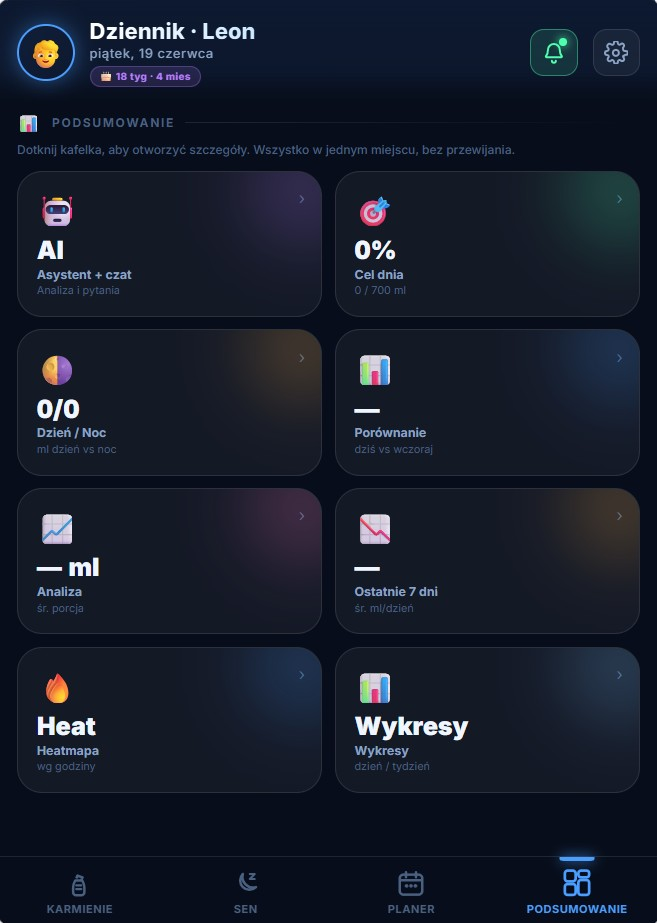
#> input picture Apka1.jpg, 657 x 923 px; its folder holds only this picture in this run
$ python make_screens.py
#> lines starting #> are read from the running program, lines starting #| are printed output that depends on the picture
"""Skaluje Apka1-4 do jednolitych zrzutów 1080x1920 dla Google Play."""
from PIL import Image
import glob, os

CW, CH = 1080, 1920
BG = (7, 13, 26)  # #070d1a

files = sorted(glob.glob("Apka*.jpg"))
for i, f in enumerate(files, 1):
    src = Image.open(f).convert("RGB")
#> src is the input picture: PIL image 657x923 RGB; mean R, G, B 22, 28.4, 42.7
    # dopasuj szerokość do 1000 px (margines), zachowaj proporcje
    target_w = 1000
    ratio = target_w / src.width
#> ratio = 1.52
    new_h = int(src.height * ratio)
#> new_h = 1404
    if new_h > CH - 80:
        new_h = CH - 80
        ratio = new_h / src.height
        target_w = int(src.width * ratio)
    src = src.resize((target_w, new_h), Image.LANCZOS)
#> src: PIL image 1000x1404 RGB
    canvas = Image.new("RGB", (CW, CH), BG)
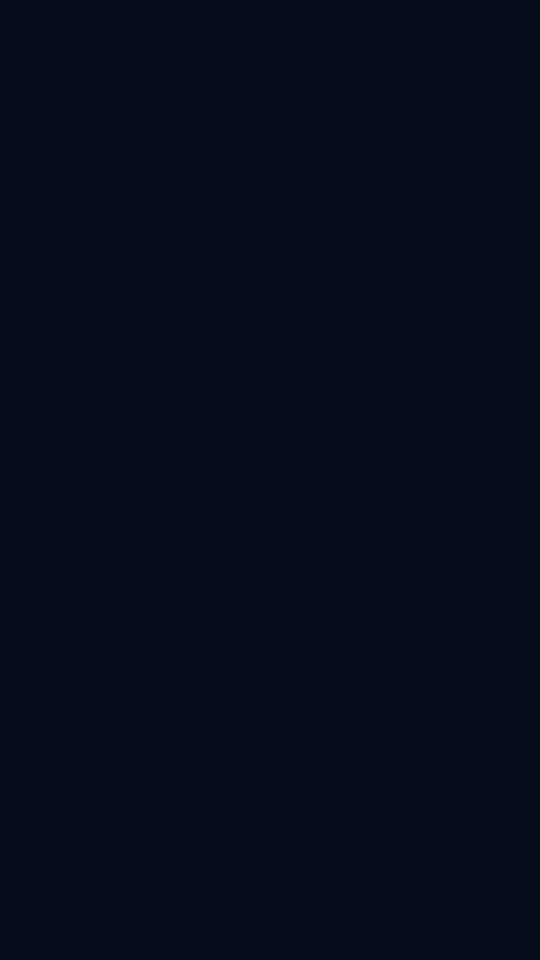
#> canvas: PIL image 1080x1920 RGB (shown at 1/2 size); mean R, G, B 7, 13, 26
    x = (CW - target_w) // 2
    y = (CH - new_h) // 2
#> y = 258
    canvas.paste(src, (x, y))
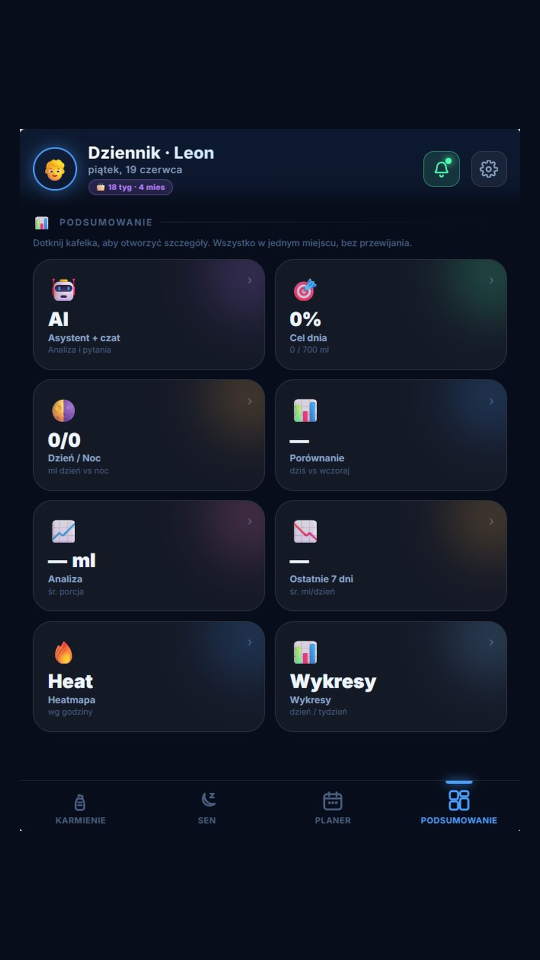
#> canvas: PIL image 1080x1920 RGB (shown at 1/2 size); mean R, G, B 17.2, 23.4, 37.3
    out = f"screen{i}.png"
    canvas.save(out, "PNG")
    print("zapisano", out, f"{CW}x{CH}")
print("Gotowe:", len(files), "zrzutów")

$ run again, on Apka2.jpg
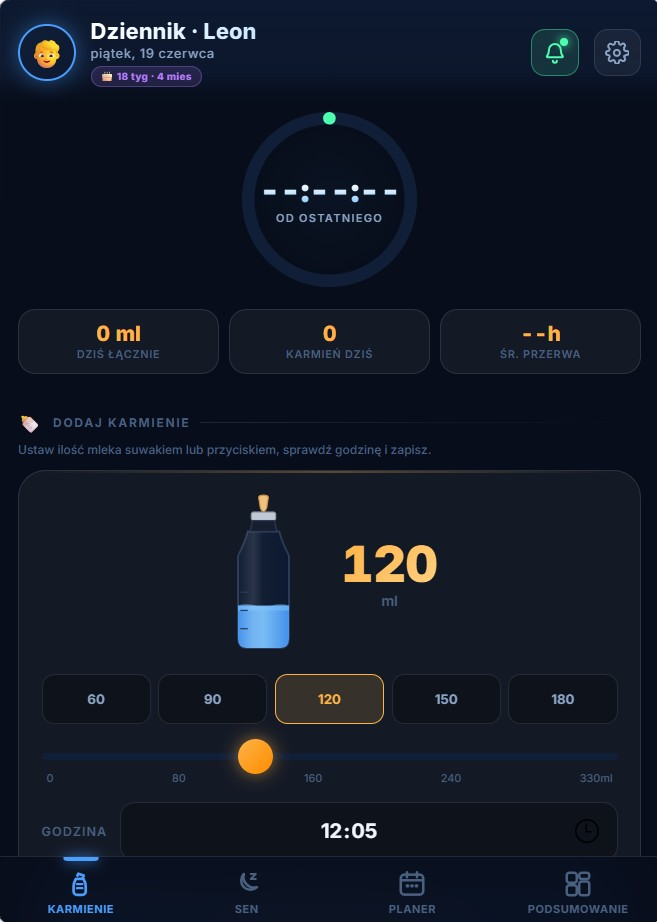
#> input picture Apka2.jpg, 657 x 922 px
#> src is the input picture: PIL image 657x922 RGB; mean R, G, B 17.8, 24.4, 37.8
#> src: PIL image 1000x1403 RGB
#> `canvas.paste(src, (x, y))`:
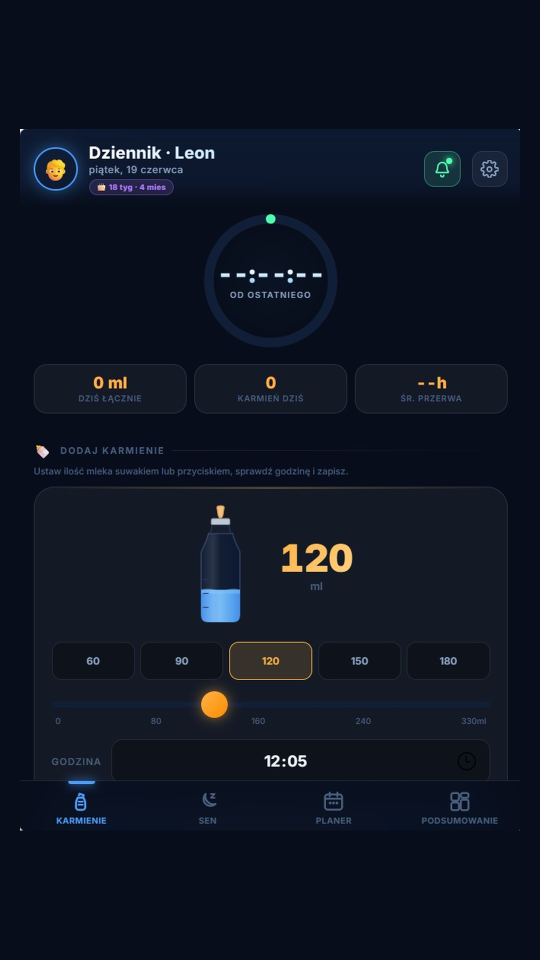
#> canvas: PIL image 1080x1920 RGB (shown at 1/2 size); mean R, G, B 14.3, 20.7, 34

$ run again, on Apka3.jpg
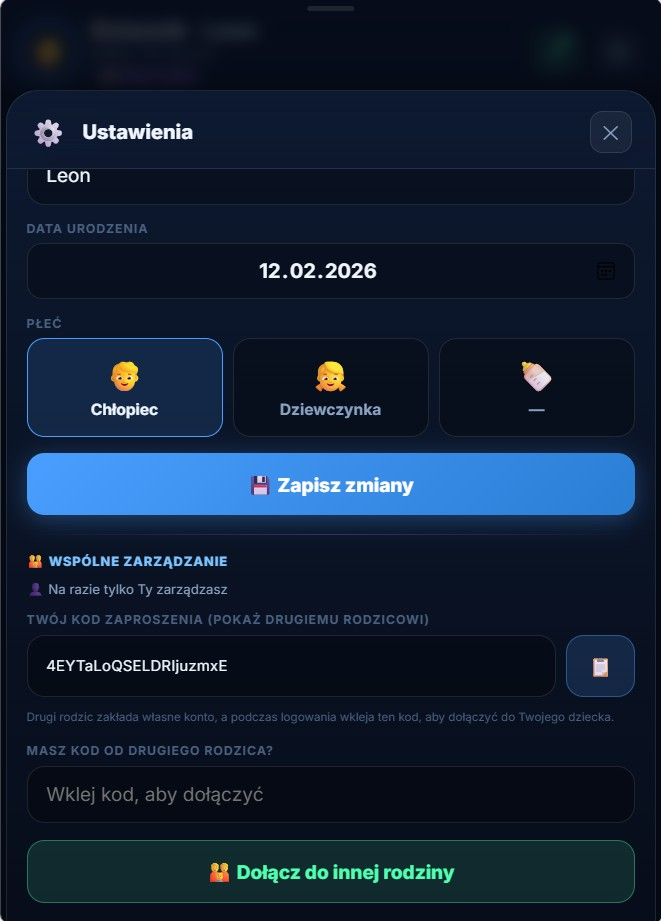
#> input picture Apka3.jpg, 661 x 921 px
#> src is the input picture: PIL image 661x921 RGB; mean R, G, B 17.5, 32.2, 52.4
#> src: PIL image 1000x1393 RGB
#> `canvas.paste(src, (x, y))`:
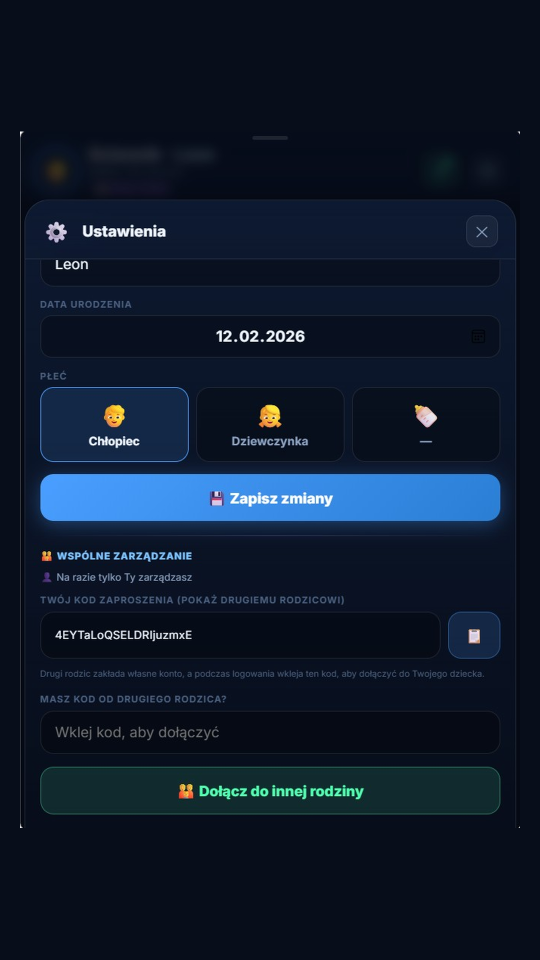
#> canvas: PIL image 1080x1920 RGB (shown at 1/2 size); mean R, G, B 14.1, 25.9, 43.7

$ run again, on Apka4.jpg
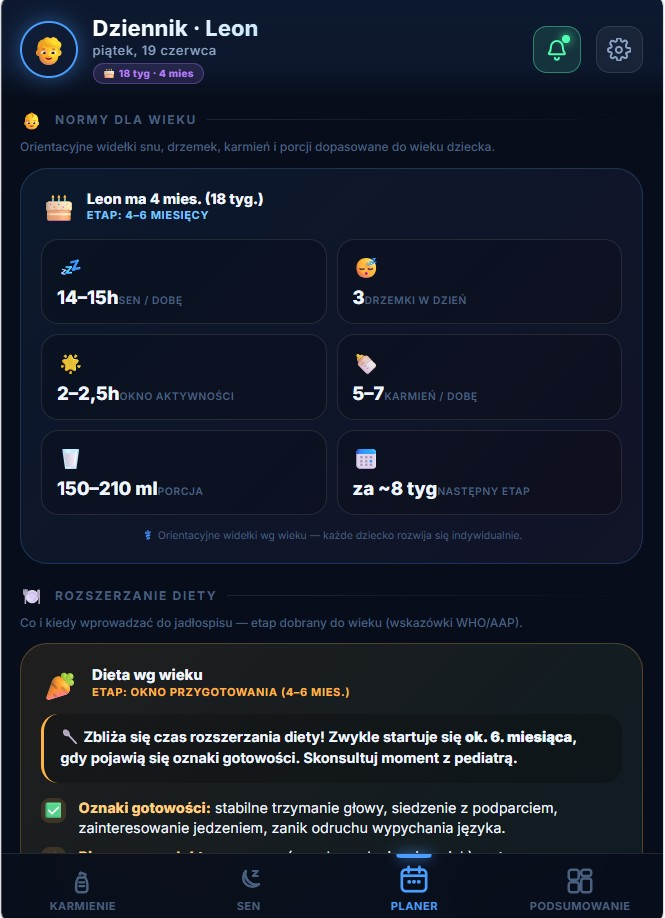
#> input picture Apka4.jpg, 665 x 918 px
#> src is the input picture: PIL image 665x918 RGB; mean R, G, B 22.8, 29.2, 42.8
#> `src = src.resize((target_w, new_h), Image.LANCZOS)`:
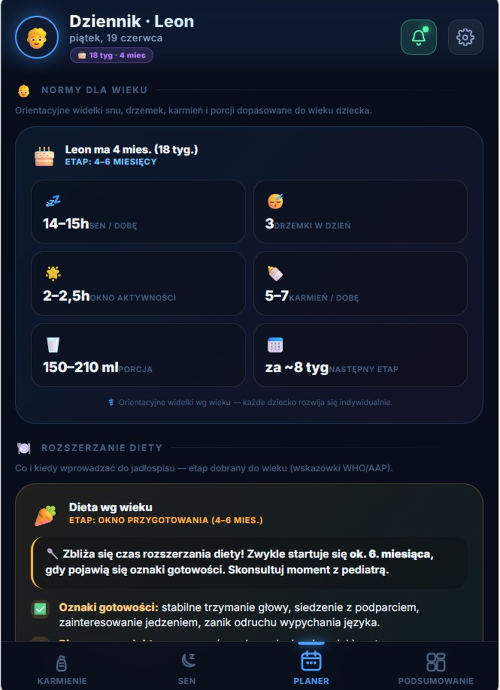
#> src: PIL image 1000x1380 RGB (shown at 1/2 size); mean R, G, B 22.8, 29.2, 42.7
#> `canvas.paste(src, (x, y))`:
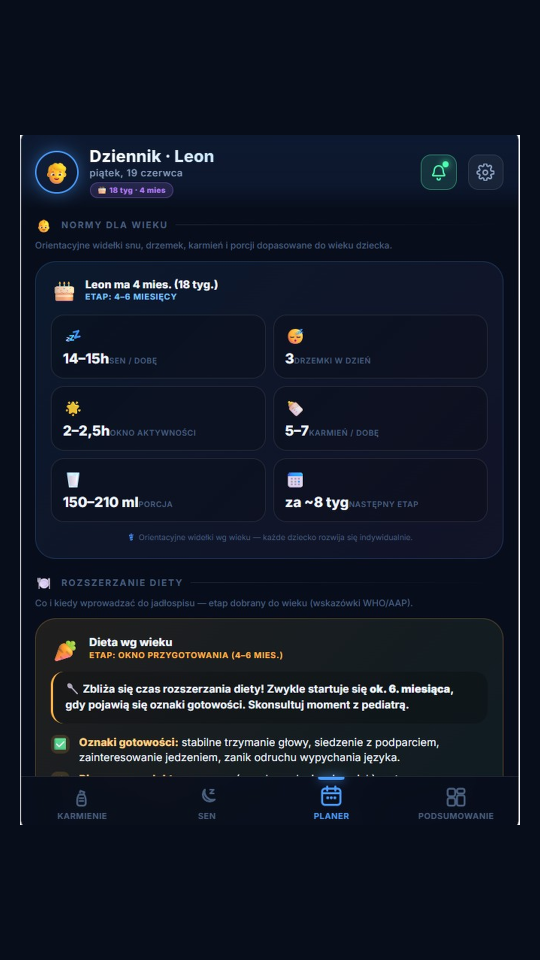
#> canvas: PIL image 1080x1920 RGB (shown at 1/2 size); mean R, G, B 17.5, 23.8, 37.1
